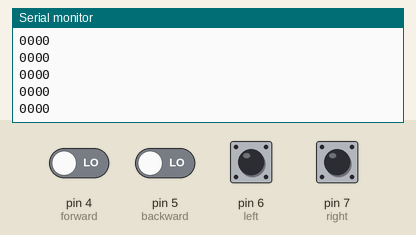
Simulated run of this sketch. Board: Arduino Uno, built with avr-gcc and run on an emulated ATmega328P. Shown: the last lines printed to the serial monitor. The test bench sets the inputs (shaded band); at power-on: pin 4 (forward), pin 5 (backward), pin 6 (left), pin 7 (right) LOW.

Above: at 1.2 s.
1.3 s: pin 4 (forward) driven HIGH
At 1.8 s:
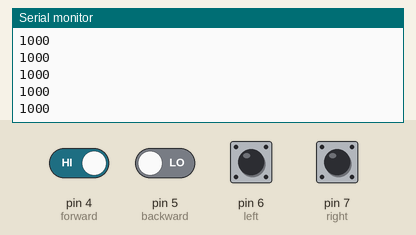
2.8 s: pin 5 (backward) driven HIGH
At 3.4 s:
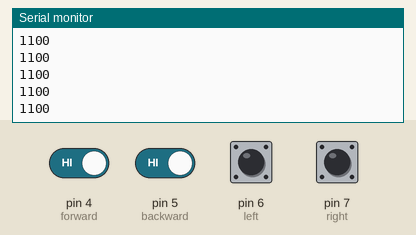
4.3 s: pin 6 (left) pulled HIGH for 0.15 s
5.9 s: pin 7 (right) pulled HIGH for 0.15 s
7.5 s: pin 4 (forward) driven LOW
At 8.1 s:
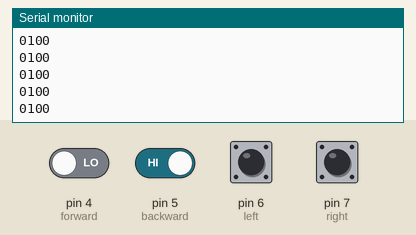
9.0 s: pin 6 (left) pulled HIGH for 1 s
At 9.9 s:
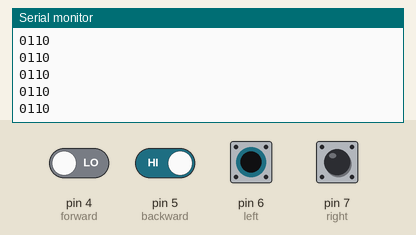
Timing chart, 0 to 12.0 s (numbered marks = the images above; inputs shaded):
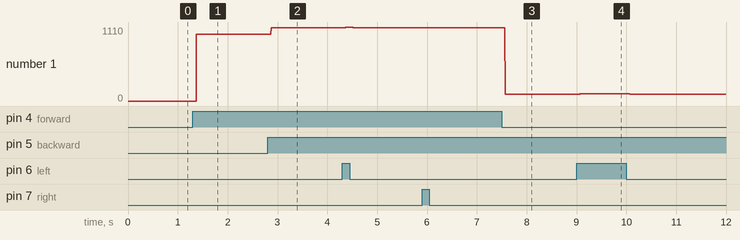

The sketch:

serial_read.ino
```cpp
int forward = 4;
int backward = 5;
int left = 6;
int right = 7;

int val1 = 0;      // variable to store the read value
int val2 = 0;
int val3 = 0;
int val4 = 0;


void setup() {
  pinMode(forward, INPUT);    // sets the digital pin 7 as input
  pinMode(backward, INPUT);
  pinMode(left, INPUT);
  pinMode(right, INPUT);
  Serial.begin(9600);
}

void loop() {
  val1 = digitalRead(forward);   // read the input pin
  val2 = digitalRead(backward);
  val3 = digitalRead(left);
  val4 = digitalRead(right);
  Serial.print(val1);
  Serial.print(val2);
  Serial.print(val3);
  Serial.println(val4);

}
```

Measured:
- after the input at 1.3 s, the serial monitor: prints a new line after 0.07 s (image 1)
- after the input at 2.8 s, the serial monitor: prints a new line after 0.07 s (image 2)
- after the input at 7.5 s, the serial monitor: prints a new line after 0.07 s (image 3)
- after the input at 9.0 s, the serial monitor: prints a new line after 0.07 s (image 4)
- plotted number 1: 0 → 1000 after the input at 1.3 s, 1000 → 1100 after the input at 2.8 s, 1100 → 100 after the input at 7.5 s
